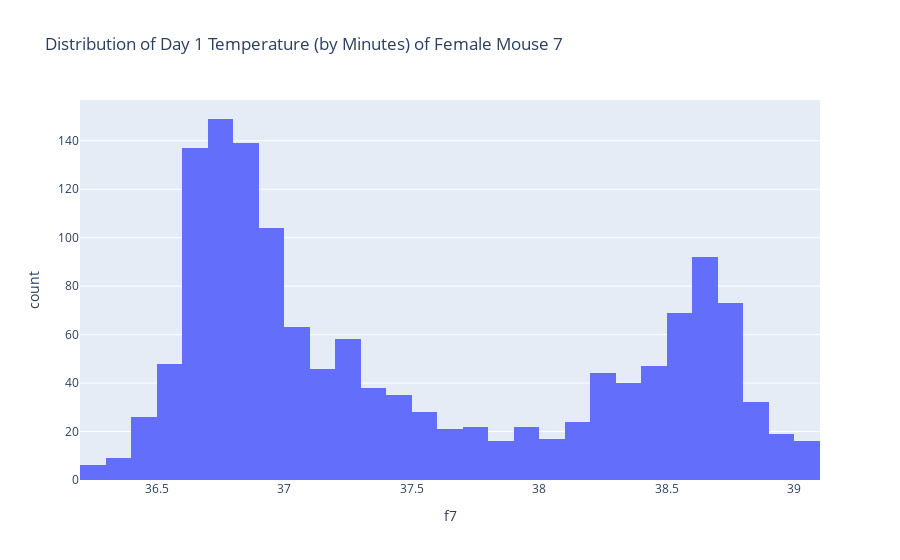

Notebook source saved alongside this figure:
### Code cell
px.histogram(testft, x='f7', title='Distribution of Day 1 Temperature (by Minutes) of Female Mouse 7')

### Figure 1 — Plotly figure (JSON) as saved in the notebook; plotly's stock layout.template omitted (floating-point values rounded to 4 significant figures; data arrays with more than 128 entries replaced by an {"elided": "..."} marker saying what was removed)
{"data": [{"alignmentgroup": "True", "bingroup": "x", "hovertemplate": "f7=%{x}<br>count=%{y}<extra></extra>", "legendgroup": "", "marker": {"color": "#636efa", "pattern": {"shape": ""}}, "name": "", "offsetgroup": "", "orientation": "v", "showlegend": false, "type": "histogram", "x": {"elided": "1440 float values"}, "xaxis": "x", "yaxis": "y"}], "layout": {"barmode": "relative", "legend": {"tracegroupgap": 0}, "title": {"text": "Distribution of Day 1 Temperature (by Minutes) of Female Mouse 7"}, "xaxis": {"anchor": "y", "domain": [0, 1], "title": {"text": "f7"}}, "yaxis": {"anchor": "x", "domain": [0, 1], "title": {"text": "count"}}}}
